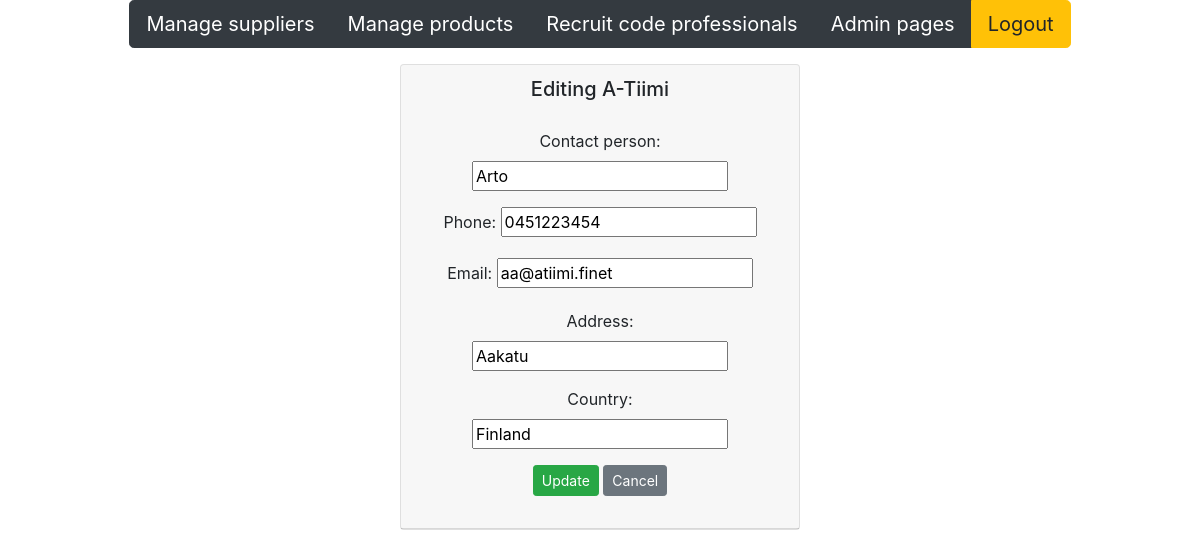
Page /edit-supplier-get/2/ on the committed database.
### app/models.py (models this page shows, shortened)
class Supplier(models.Model):
    companyname = models.CharField(max_length = 50, default="firma")
    contactname = models.CharField(max_length = 50, default="firma")
    address = models.CharField(max_length = 100, default="firma")
    phone = models.CharField(max_length = 20, default="firma")
    email = models.CharField(max_length = 50, default="firma")
    country = models.CharField(max_length = 50, default="firma")

### app/views.py (the view)
# urls.py: path('edit-supplier-get/<int:id>/', edit_supplier_get),
def edit_supplier_get(request, id):
        supplier = Supplier.objects.get(id = id)
        context = {'supplier': supplier}
        return render (request,"edit_supplier.html",context)

### app/templates/edit_supplier.html (shortened to what this page needs)
{% extends 'index.html' %}
{% block content %}
<div class="card" style="width: 25rem;">
    <div class="card-header">
        <h5>Editing {{supplier.companyname}}</h5>
        <div class="card-body">
            <form method="post" action="/edit-supplier-post/{{supplier.id}}/">
                <div class="form-group">
                    <label>Contact person:</label>
                    <input type="text" name="contactname" value={{supplier.contactname}}>
                </div>
                <div class="form-group">
                    <label>Phone:</label>
                    <input type="number" name="phone" value={{supplier.phone}}>
                </div>
                <div class="form-group">
                    <label>Email:</label>
                    <input type="email" name="email" value={{supplier.email}}>
                </div>
                <div class="form-group">
                    <label>Address:</label>
                    <input type="text" name="address" value={{supplier.address}}>
                </div>
                <div class="form-group">
                    <label>Country:</label>
                    <input type="text" name="country" value={{supplier.country}}>
                </div>
                <input type="submit" value="Update" class="btn btn-success btn-sm">
                <input type="button" onclick="window.location.href='/suppliers'" id="hide-btn"
                    class="btn btn-secondary btn-sm" value="Cancel">
            </form>
        </div>
    </div>
</div>
{% endblock %}

### rows in the picture
Supplier: companyname "A-Tiimi", phone "0451223454", email "aa@atiimi.finet", country "Finland"
